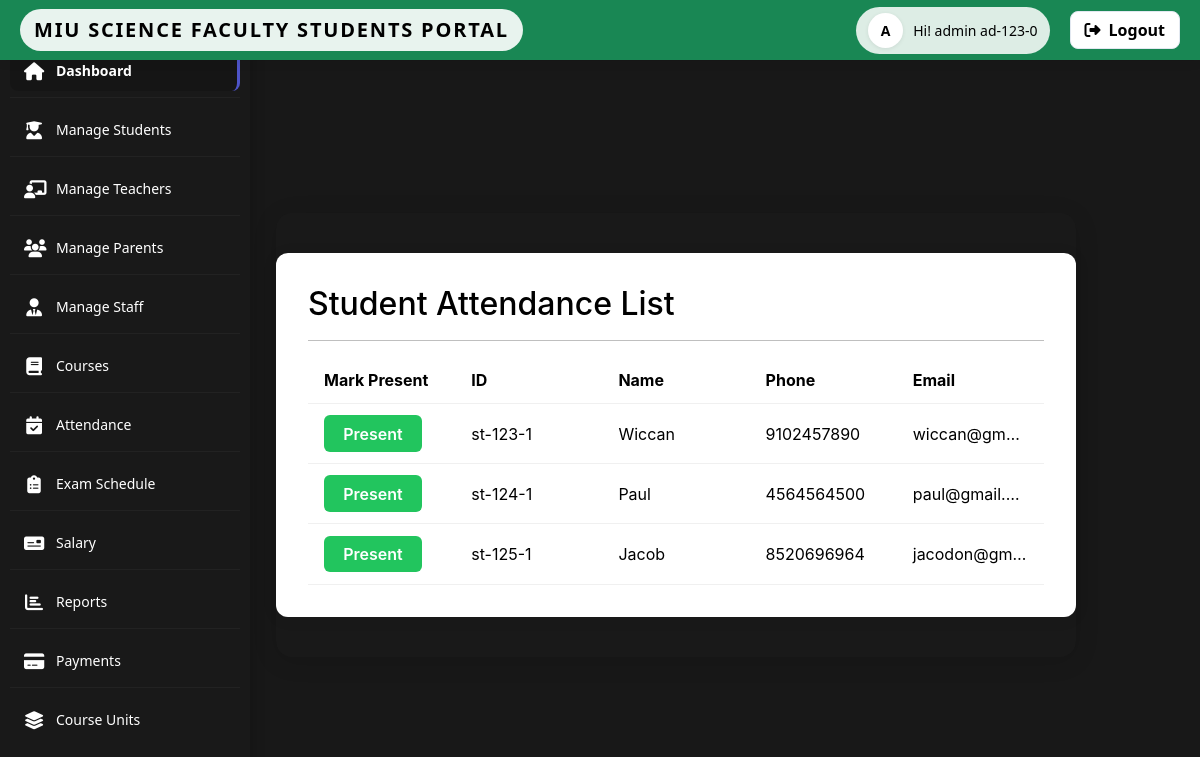
/admin/studentAttendance.php (signed in), run on the app's committed database.
### tables this page shows
CREATE TABLE IF NOT EXISTS `students` (
  `id` varchar(20) NOT NULL,
  `name` varchar(20) NOT NULL,
  `phone` varchar(13) NOT NULL,
  `email` varchar(100) NOT NULL,
  `sex` varchar(7) NOT NULL,
  `dob` date NOT NULL,
  `addmissiondate` date NOT NULL DEFAULT CURRENT_DATE,
  `address` varchar(50) NOT NULL,
  `parentid` varchar(20) NULL,
  `photo` varchar(255) DEFAULT NULL,
  `created_at` DATETIME DEFAULT CURRENT_TIMESTAMP,
  `updated_at` DATETIME DEFAULT CURRENT_TIMESTAMP ON UPDATE CURRENT_TIMESTAMP,
  `deleted_at` DATETIME DEFAULT NULL,
  PRIMARY KEY (`id`)
);

### admin/studentAttendance.php (the view, shortened to what this page needs)
<?php
include_once('../../service/mysqlcon.php');
$students = [];
$res = $mysqli->query("SELECT id, name, phone, email FROM students WHERE id NOT IN (SELECT attendedid FROM attendance WHERE date=CURDATE() AND role='student')");
if ($res) {
    while ($row = $res->fetch_assoc()) {
        $students[] = $row;
    }
}
?>
<!DOCTYPE html>
<html lang="en">
<head>
    <link rel="stylesheet" href="css/admin.css">
    <link rel="stylesheet" href="https://cdn.jsdelivr.net/npm/bootstrap@5.3.2/dist/css/bootstrap.min.css">
            <link rel="stylesheet" href="https://cdnjs.cloudflare.com/ajax/libs/font-awesome/6.4.0/css/all.min.css">
            <link rel="stylesheet" href="../../source/CSS/style.css">
    <link rel="stylesheet" href="https://cdnjs.cloudflare.com/ajax/libs/font-awesome/6.4.0/css/all.min.css">
</head>
<body>
    <?php include_once('includes/topbar.php'); ?>
    <?php include_once('includes/sidebar.php'); ?>
    <main class="main-content" id="mainContent">
        <div class="attendance-table-container">
            <h2>Student Attendance List</h2><hr/>
            <table class="attendance-table">
                <thead>
                    <tr>
                        <th>Mark Present</th>
                        <th>ID</th>
                        <th>Name</th>
                        <th>Phone</th>
                        <th>Email</th>
                    </tr>
                </thead>
                <tbody>
                <?php if (count($students) === 0): ?>
                    <tr><td colspan="5" style="text-align:center; color:#888;">All students have been marked present today.</td></tr>
                <?php else: ?>
                    <?php foreach ($students as $student): ?>
                        <tr>
                            <td>
                                <form action="attendStudent.php" method="post" style="margin:0;">
                                    <button type="submit" name="submit" class="btn-present">Present</button>
                                </form>
                            </td>
                            <td><?= htmlspecialchars($student['id']) ?></td>
                            <td><?= htmlspecialchars($student['name']) ?></td>
                            <td><?= htmlspecialchars($student['phone']) ?></td>
                            <td><?= htmlspecialchars($student['email']) ?></td>
                        </tr>
                    <?php endforeach; ?>
                <?php endif; ?>
                </tbody>
            </table>
        </div>
    </main>
</body>
</html>

### admin/css/admin.css (style rules this page uses)
:root { --primary: #4e54c8; --primary-dark: #3f43a9; --secondary: #8f94fb; --text-primary: #2d3748; --text-secondary: #718096; --bg-light: #f7fafc; --white: #ffffff; --gray-100: #f7fafc; --gray-200: #edf2f7; --gray-300: #e2e8f0; --gray-400: #cbd5e0; --shadow-sm: 0 1px 2px 0 rgba(0, 0, 0, 0.05); --shadow: 0 4px 6px -1px rgba(0, 0, 0, 0.1), 0 2px 4px -1px rgba(0, 0, 0, 0.06); --shadow-md: 0 10px 15px -3px rgba(0, 0, 0, 0.1), 0 4px 6px -2px rgba(0, 0, 0, 0.05); --radius: 8px; --radius-lg: 12px; --transition: all 0.3s ease; }
* { margin: 0; padding: 0; box-sizing: border-box; }
body { font-family: 'Inter', sans-serif; background: var(--bg-light); color: var(--text-primary); line-height: 1.5; overflow-x: hidden; }
.main-content { margin-top: 70px; margin-left: 260px; padding: 24px; transition: var(--transition); }

### source/CSS/style.css (style rules this page uses)
body { background-color: #111; color: #f5f5f5; font-family: 'Inter', Arial, sans-serif; }
.main-content { padding: 2.5rem 2rem; max-width: 1100px; margin: 0 auto; background: #191919; border-radius: 16px; box-shadow: 0 4px 24px rgba(0,0,0,0.12); }

### index.css (style rules this page uses)
:root { --red: #e63946; --red-dark: #b71c1c; --green: #2ecc71; --green-dark: #27ae60; --black: #000000; --black-dark: #222222; --white: #ffffff; --gray-light: #f7fafc; --gray-medium: #e2e8f0; --bg-light: var(--white); --bg-dark: #181818; --shadow-sm: 0 1px 2px rgba(0, 0, 0, 0.05); --shadow-md: 0 10px 15px rgba(0, 0, 0, 0.1); --radius: 12px; --radius-lg: 16px; --transition: all 0.3s ease; background: var(--miu-green); }
* { margin: 0; padding: 0; box-sizing: border-box; }
body { font-family: 'Inter', sans-serif; background: var(--bg-dark); color: var(--black); min-height: 100vh; display: flex; align-items: center; justify-content: center; padding: 16px; line-height: 1.5; transition: background 0.3s ease, color 0.3s ease; }

### admin/studentAttendance.php (style rules this page uses)
.main-content { margin-top: 70px; margin-left: 260px; padding: 0; transition: margin-left 0.3s; }
.attendance-table-container { margin: 40px auto; background: #fff; border-radius: 12px; box-shadow: 0 2px 16px rgba(0,0,0,0.07); padding: 2rem; max-width: 800px; overflow-x: auto; }
.attendance-table { width: 100%; border-collapse: collapse; table-layout: fixed; }
.attendance-table th, .attendance-table td { padding: 0.7rem 1rem; border-bottom: 1px solid #f0f0f0; text-align: left; white-space: nowrap; overflow: hidden; text-overflow: ellipsis; }
.attendance-table th:nth-child(2), .attendance-table td:nth-child(2) { max-width: 120px; }
.attendance-table th:nth-child(3), .attendance-table td:nth-child(3) { max-width: 160px; }
.attendance-table th:nth-child(4), .attendance-table td:nth-child(4) { max-width: 160px; }
.attendance-table th:nth-child(5), .attendance-table td:nth-child(5) { max-width: 180px; }
.btn-present { background: #22c55e; color: #fff; border: none; border-radius: 6px; padding: 0.4rem 1.2rem; font-weight: 600; cursor: pointer; transition: background 0.2s; }

### data on the page
students: id "st-123-1", name "Wiccan", phone "9102457890", email "wiccan@gm…"
students: id "st-124-1", name "Paul", phone "4564564500", email "paul@gmail.…"
students: id "st-125-1", name "Jacob", phone "8520696964", email "jacodon@gm…"

### other printed values
$check "ad-123-0"
